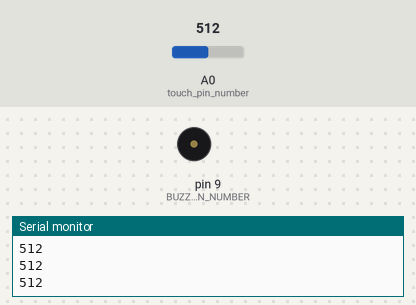
A sketch run on a simulated Arduino Uno, built with avr-gcc and run on an emulated ATmega328P. On the bench: buzzer (waves = sounding, pin HIGH), the last lines printed to the serial monitor. Inputs (shaded band) come from the test bench; at power-on: A0 (touch_pin_number) = 512.

Above: at 2.2 s.
2.3 s: A0 (touch_pin_number) set to 792
3.8 s: A0 (touch_pin_number) set to 819
At 4.8 s:
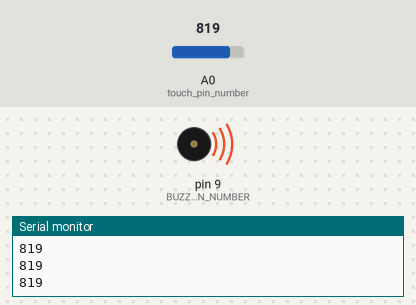
5.3 s: A0 (touch_pin_number) set to 790
At 5.9 s:
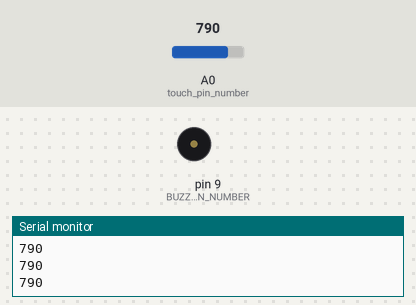
6.8 s: A0 (touch_pin_number) set to 810
At 7.1 s:
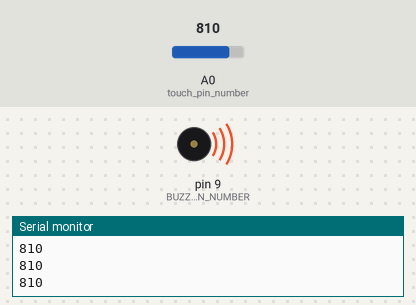
Timing chart, 0 to 9.3 s (numbered marks = the images above; inputs shaded):
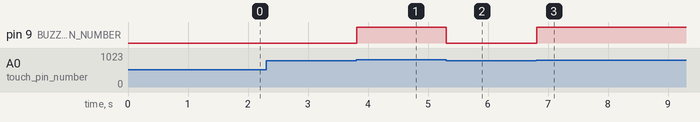

Measured:
- the behaviour switches between 800 and 801 on A0 (touch_pin_number) (found by bisection; images 0 and 1)
- after the input at 3.8 s, pin 9 (BUZZ_PIN_NUMBER): LOW → HIGH at once
- after the input at 5.3 s, pin 9 (BUZZ_PIN_NUMBER): HIGH → LOW at once
- after the input at 6.8 s, pin 9 (BUZZ_PIN_NUMBER): LOW → HIGH at once

The sketch:

BuzzBuzzBracelet.ino
```cpp
int touch_pin_number = A0;
int BUZZ_PIN_NUMBER = 9;
int TOUCH_SENSOR_VALUE= 0;
int VALUE_THRESHOLD = 800;
void setup()
{
Serial.begin(9600);
delay(1000);
pinMode (BUZZ_PIN_NUMBER, OUTPUT);
pinMode(touch_pin_number, INPUT);
}
void loop(){
TOUCH_SENSOR_VALUE = analogRead(touch_pin_number);
Serial.println(TOUCH_SENSOR_VALUE);
if(TOUCH_SENSOR_VALUE > VALUE_THRESHOLD)
{
digitalWrite(BUZZ_PIN_NUMBER, HIGH);
}
else{
digitalWrite(BUZZ_PIN_NUMBER, LOW);
}
}
```
